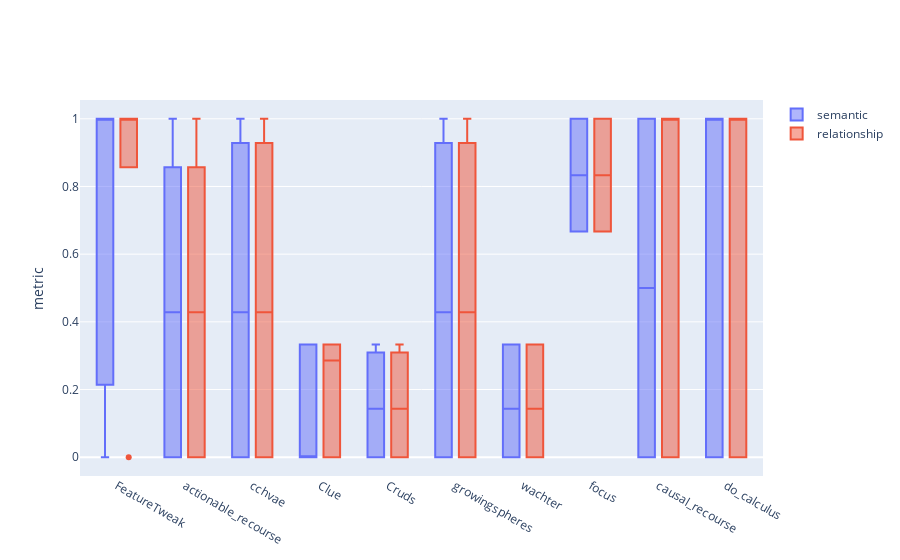

Notebook code cell kept with this figure:
### Code cell
import plotly.graph_objects as go
import numpy as np
np.random.seed(1)

fig = go.Figure()
fig.add_trace(go.Box(x=df["CF"], y=df["semantic"], name='semantic') )
fig.add_trace(go.Box(x=df["CF"], y=df["correct_relationships"],name='relationship'))

fig.update_layout(
    yaxis_title='metric',
    boxmode='group' # group together boxes of the different traces for each value of x
)

fig.show()

### Figure 1 — Plotly figure (JSON) as saved in the notebook; plotly's stock layout.template omitted (floating-point values rounded to 4 significant figures; data arrays with more than 128 entries replaced by an {"elided": "..."} marker saying what was removed)
{"data": [{"name": "semantic", "type": "box", "x": {"elided": "271 str values"}, "y": {"elided": "271 float values"}}, {"name": "relationship", "type": "box", "x": {"elided": "271 str values"}, "y": {"elided": "271 float values"}}], "layout": {"boxmode": "group", "yaxis": {"title": {"text": "metric"}}}}
